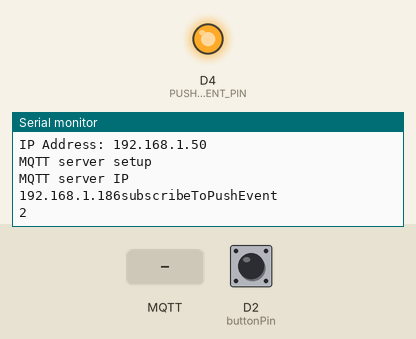
Simulated run of this sketch. Board: ESP8266 (NodeMCU). Parts: output pins drawn as LEDs (lit = HIGH), the last lines printed to the serial monitor. The test bench sets the inputs (shaded band); at power-on: D2 (buttonPin) HIGH. WiFi joins after 1.5 s; servers stay silent unless stated; no MQTT or app messages arrive unless stated.

Above: at 2.7 s.
2.8 s: D2 (buttonPin) pulled LOW for 0.15 s
At 3.8 s:
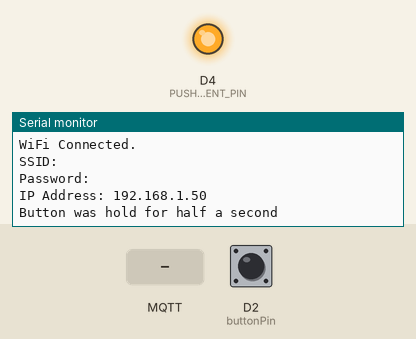
4.4 s: MQTT message "pushEvent/822141" arrives on the first subscribed topic
At 5.7 s:
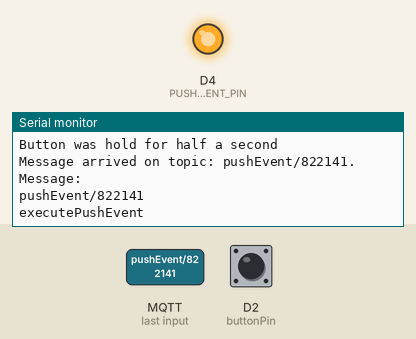
6.5 s: D2 (buttonPin) pulled LOW for 1 s
At 7.8 s:
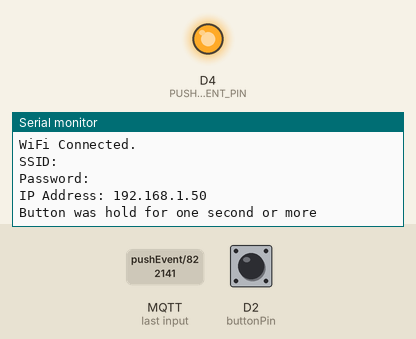
9.0 s: MQTT message "on" arrives on the first subscribed topic
At 11.2 s:
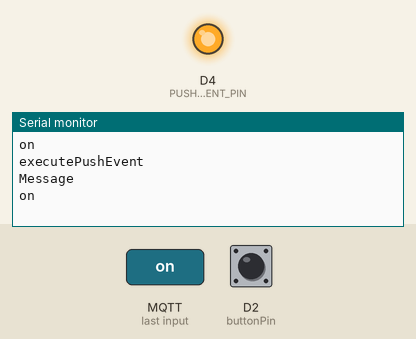
11.5 s: MQTT message "off" arrives on the first subscribed topic
At 13.2 s:
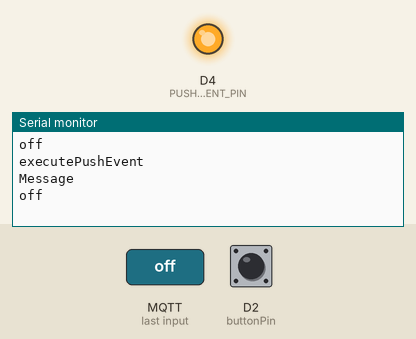

Measured:
- after the input at 2.8 s, the serial monitor: prints a new line at once (image 1)
- after the input at 4.4 s, the serial monitor: prints a new line after 0.65 s (image 2)
- after the input at 6.5 s, the serial monitor: prints a new line at once (image 3)
- after the input at 9.0 s, the serial monitor: prints a new line at once (image 4)
- after the input at 11.5 s, the serial monitor: prints a new line at once (image 5)

The sketch:

NaturalGaz.ino
```cpp
  //float h = analogRead(4);
  //delay(1000);

 // float h = analogRead(0);
 // Serial.println(h);
//if (!isnan(h))
//{
//Serial.println(h/1023*100);

//}
```

MAIN.ino
```cpp
/**
 * Author Labidi Aymen <labidi@aymen.co>
 * Vaulab iot sensor project
 * 2021
 */

//#define POWER_CONSUMPTION_SENSORss
#define TEMPERATURE_HUMIDITY_SENSOR
#define DEBUG
#define ENABLE_WIFI
#define ENAbLE_MQTT


bool autoConfig();
void smartConfig();
void printWifiStatus();

void setup()
{
pinMode(D2, INPUT_PULLUP);

  Serial.begin(115200);
  pushEventSetup();
  Serial.printf("\t Main -- \n");

  #if defined(ENABLE_WIFI)
      setupWIFI();
  #endif
  #if defined(ENAbLE_MQTT)
      MQTTSetup();
  #endif

  #if defined(POWER_CONSUMPTION_SENSOR)
      powerConsumptionSetup();
  #endif

  #if defined(TEMPERATURE_HUMIDITY_SENSOR)
      temperatureHumiditySetup();
  #endif
}

void loop()
{

  #if defined(ENABLE_WIFI)
      wifiLoop();
  #endif
  #if defined(ENAbLE_MQTT)
      MQTTLoop();
  #endif

  #if defined(TEMPERATURE_HUMIDITY_SENSOR)
      temperatureHumidityLoop();
  #endif

  #if defined(POWER_CONSUMPTION_SENSOR)
      PowerConsumptionLoop();
  #endif

  resetButtonConfigLoop();
}
```

MQTT.ino
```cpp
/**
 * Author Labidi Aymen <labidi@aymen.co>
 * Vaulab iot sensor project
 * 2021
 * This file contain the setup of the MQTT server along with the reconnect and publish funtions
 */

#if defined(ESP8266)
  #include <ESP8266WiFi.h>
#elif defined(ESP32)
  #include <WiFi.h>
#endif
#include <PubSubClient.h>
WiFiClient espClient;
PubSubClient client(espClient);
long lastReconnectAttempt = 0;
const char* mqtt_server = "192.168.1.186";

void MQTTSetup(){
   client.setServer(mqtt_server, 1883);
   Serial.println("MQTT server setup ");
   Serial.println("MQTT server IP ");
   Serial.print(mqtt_server);
    subscribeToPushEvent();
}

boolean reconnect() {
  if (client.connect("arduinoClient")) {
     client.subscribe("pushEvent/822141");
  }

  return client.connected();
}

void MQTTLoop(){
   if (!client.connected()) {
    long now = millis();
    if (now - lastReconnectAttempt > 5000) {
      lastReconnectAttempt = now;
      // Attempt to reconnect
      if (reconnect()) {
        lastReconnectAttempt = 0;
      }
    }
  } else {
    // Client connected

    client.loop();
  }
}

void MQTT_Publish(const char* topic, const char* message){
   client.publish(String(topic).c_str(),String(message).c_str());
}
```

PowerConsumption.ino
```cpp
/**
 * Author Labidi Aymen <labidi@aymen.co>
 * Vaulab iot sensor project
 * 2021
 */
#include "EmonLib.h"

// CONSTANTS
#define CURRENT_VOLTAGE 220
#define MESUREMENT_INTEVAL 1000
#define IRMS_VALUE 1480
#define START_UP_DELAY 10000
#define TOTAL_MESUREMENT_TO_SEND 30
#define CT_SENSOR_PIN 34
#define CT_SENSOR_CALIBRATION 16
// END CONSTANTS

EnergyMonitor emon1;
unsigned long lastMeasurement = 0;
unsigned long timeFinishedSetup = 0;
short wattsMeasurements[TOTAL_MESUREMENT_TO_SEND];
short ampsMeasurements[TOTAL_MESUREMENT_TO_SEND];
short measureIndex = 0;
const char *POWER_CONSUMPTION_TOPIC = "esp32/power/watts";


void powerConsumptionSetup(){
  emon1.current(CT_SENSOR_PIN, CT_SENSOR_CALIBRATION);
}

void PowerConsumptionLoop(){

  unsigned long currentMillis = millis();
                                                                       // If it's been longer then 1000ms since we took a measurement, take one now!
  if(currentMillis - lastMeasurement > MESUREMENT_INTEVAL){
    double amps = emon1.calcIrms(IRMS_VALUE);                           // Calculate Irms only
    if(amps <= 0.5){
      amps = amps - 0.2;
     }
     if(amps <= 0.25){
      amps =  0;
     }
     double watt = amps * CURRENT_VOLTAGE;


    lastMeasurement = millis();
                                                                        // Readings are unstable the first 5 seconds when the device powers on
                                                                        // so ignore them until they stabilise.
    if(millis() - timeFinishedSetup < START_UP_DELAY){

    }else{
      #if defined(DEBUG)
        Serial.print("Watts");
        Serial.println( watt);
        Serial.print("Amps" );
        Serial.println( amps);
      #endif

      wattsMeasurements[measureIndex] = watt;
      measureIndex++;
    }
  }

                                                                         // When we have 30 measurements, send them to MQTT!
  if (measureIndex == TOTAL_MESUREMENT_TO_SEND) {

                                                                         // Construct the JSON to send to AWS
    String wattsMesurementsReadings = "[";
    String ampsMesurementsReadings = "[";

    for (short i = 0; i <= TOTAL_MESUREMENT_TO_SEND-2; i++){
      wattsMesurementsReadings += wattsMeasurements[i];
      wattsMesurementsReadings += ",";

      ampsMesurementsReadings += ampsMeasurements[i];
      ampsMesurementsReadings += ",";
    }

    wattsMesurementsReadings += wattsMeasurements[TOTAL_MESUREMENT_TO_SEND-1];
    wattsMesurementsReadings += "]";

    ampsMesurementsReadings += ampsMeasurements[TOTAL_MESUREMENT_TO_SEND-1];
    ampsMesurementsReadings += "]";

    String jsonMesurements = "{\"apms\": " + ampsMesurementsReadings + ",\"watts\": "+wattsMesurementsReadings+ "}";
    // Serial.println(jsonMesurements);
    MQTT_Publish(POWER_CONSUMPTION_TOPIC,String(jsonMesurements).c_str());
    measureIndex = 0;
  }
}
```

PushEvent.ino
```cpp
/**
 * Author Labidi Aymen <labidi@aymen.co>
 * Vaulab iot sensor project
 * 2021
 */

#define PUSH_EVENT_PIN 2
#define PSUH_EVENT_DELAY 1000

void pushEventSetup(){
    pinMode(PUSH_EVENT_PIN, OUTPUT);
}

void executePushEvent(){
  Serial.println("executePushEvent");
  digitalWrite(PUSH_EVENT_PIN, HIGH);
  delay(PSUH_EVENT_DELAY);
  digitalWrite(PUSH_EVENT_PIN, LOW);
}

 void subscribeToPushEvent(){
    Serial.println("subscribeToPushEvent");
    client.setCallback(callback);
 }

void callback(char* topic, byte* message, unsigned int length) {
  Serial.print("Message arrived on topic: ");
  Serial.print(topic);
  Serial.println(". Message: ");
  String messageTemp;

  for (int i = 0; i < length; i++) {
    Serial.print((char)message[i]);
    messageTemp += (char)message[i];
  }
  Serial.println();

  // Feel free to add more if statements to control more GPIOs with MQTT

  // If a message is received on the topic esp32/output, you check if the message is either "on" or "off".
  // Changes the output state according to the message
  if (String(topic) == "pushEvent/822141") {
    executePushEvent();
    Serial.println("Message ");
    Serial.print(messageTemp);
  }
}
```

TemperatureHumidity.ino
```cpp
/**
 * Author Labidi Aymen <labidi@aymen.co>
 * Vaulab iot sensor project
 * 2021
 */
#include "DHT.h"

#define DHT11_PIN 2
#define DHTTYPE DHT11

#define TEMPERATURE_MESUREMENT_INTEVAL 60000
float temperature;
float humidity;
unsigned long temperatureLastMeasurement = 0;
const char *TEMPERATURE_CONSUMPTION_TOPIC = "temperature/sensors9352874";

DHT dht(DHT11_PIN, DHTTYPE);

void temperatureHumiditySetup(){
  Serial.println(D4);

   pinMode(DHT11_PIN, INPUT);
   dht.begin();
}


void temperatureHumidityLoop(){
  unsigned long currentMillis = millis();

  if(currentMillis - temperatureLastMeasurement > TEMPERATURE_MESUREMENT_INTEVAL){
    temperatureLastMeasurement = millis();
    temperature = dht.readTemperature();
    humidity = dht.readHumidity();

    String jsonMesurements = F("{\"temp\": ");
    jsonMesurements+= String(temperature);
    jsonMesurements+= F(",\"humidity\": ");
    jsonMesurements+= String(humidity);
    jsonMesurements+= F("}");

    Serial.println(jsonMesurements);
    MQTT_Publish(TEMPERATURE_CONSUMPTION_TOPIC,String(jsonMesurements).c_str());

  }

}
```

RestConfigButton.ino
```cpp
const int buttonPin = D2;

int resetButtonState = 0;     // current state of the button
int resetLastButtonState = 0; // previous state of the button
int resetStartPressed = 0;    // the moment the button was pressed
int resetEndPressed = 0;      // the moment the button was released
int resetHoldTime = 0;        // how long the button was hold
int resetIdleTime = 0;        // how long the button was idle


  // resetButtonState = digitalRead(buttonPin);
  // Show the state of pushbutton on serial monitor
  // Serial.println(resetButtonState);

void resetButtonConfigLoop(){

  resetButtonState = digitalRead(buttonPin);
  //Serial.println(resetButtonState);
  resetButtonState = digitalRead(buttonPin); // read the button input

  if (resetButtonState != resetLastButtonState) { // button state changed
     updateResetButtonState();
  }

  resetLastButtonState = resetButtonState;
}

void updateResetButtonState() {
  // the button has been just pressed
  if (resetButtonState == HIGH) {
      resetStartPressed = millis();
      resetIdleTime = resetStartPressed - resetEndPressed;

      if (resetIdleTime >= 500 && resetIdleTime < 1000) {
          // Serial.println("Button was idle for half a second");
      }

      if (resetIdleTime >= 1000) {
          // Serial.println("Button was idle for one second or more");
      }

  // the button has been just released
  } else {
      resetEndPressed = millis();
      resetHoldTime = resetEndPressed - resetStartPressed;
      smartConfig();
      if (resetHoldTime >= 100 && resetHoldTime <= 3000) {
          Serial.println("Button was hold for half a second");
      }

      if (resetHoldTime > 3000) {
          Serial.println("Button was hold for one second or more");
      }

  }
}
```

WIFI_CONFIG.ino
```cpp
/**
 * Author Labidi Aymen <labidi@aymen.co>
 * Vaulab iot sensor project
 * 2021
 * Handling wifi configuration (EspTouch), reconnecting when connexion is lost
 */

#if defined(ESP8266)
  #include <ESP8266WiFi.h>
#elif defined(ESP32)
  #include <WiFi.h>
#endif
#include <neotimer.h>
#define CONNEXION_LOST_DELAY 5000
#define LED_BUILTIN 2
Neotimer wifiLostTimer = Neotimer(CONNEXION_LOST_DELAY);

void setupWIFI()
{
    Serial.begin(115200);
    pinMode(LED_BUILTIN, OUTPUT);
    if (!wifiConnect()) {
       // smartConfig();
    }
}


bool wifiConnect()
{
    WiFi.begin();
    Serial.print("WiFi Connecting.");
    for (int i = 0; i < 20; i++) {
        if (WiFi.status() == WL_CONNECTED) {
            printWifiStatus();
            digitalWrite(LED_BUILTIN, HIGH);
            return true;
        }
        else {
            Serial.print(".");
            delay(500);
        }
    }
    Serial.println("\nWifi Connect Faild!");
    return false;
    //WiFi.printDiag(Serial);
}

void smartConfig()
{

    WiFi.mode(WIFI_STA);
    WiFi.beginSmartConfig();
    Serial.println("Start SmartConfig.");
    Serial.println("Waiting for SmartConfig. Launch Mobile App (ex: ESP-TOUCH ) to progress SmartConfig.");
    while (!WiFi.smartConfigDone()) {
        delay(500);
        Serial.print(".");
    }
    Serial.println("");
    Serial.println("SmartConfig done.");

    Serial.print("WiFi Connecting.");
    while (WiFi.status() != WL_CONNECTED) {
        delay(500);
        Serial.print(".");
    }

    printWifiStatus();
    WiFi.setAutoConnect(true);
}

void printWifiStatus()
{
    Serial.println("\nWiFi Connected.");
    Serial.printf("SSID: %s\n", WiFi.SSID().c_str());
    Serial.printf("Password: %s\n", WiFi.psk().c_str());
    Serial.print("IP Address: ");
    Serial.println(WiFi.localIP());
}

void wifiLoop()
{
    if (!WiFi.isConnected()) {
      if(!wifiLostTimer.waiting()){
         wifiLostTimer.start();
      }
      if(wifiLostTimer.done()){
        WiFi.begin();
      }
    }
}
```
